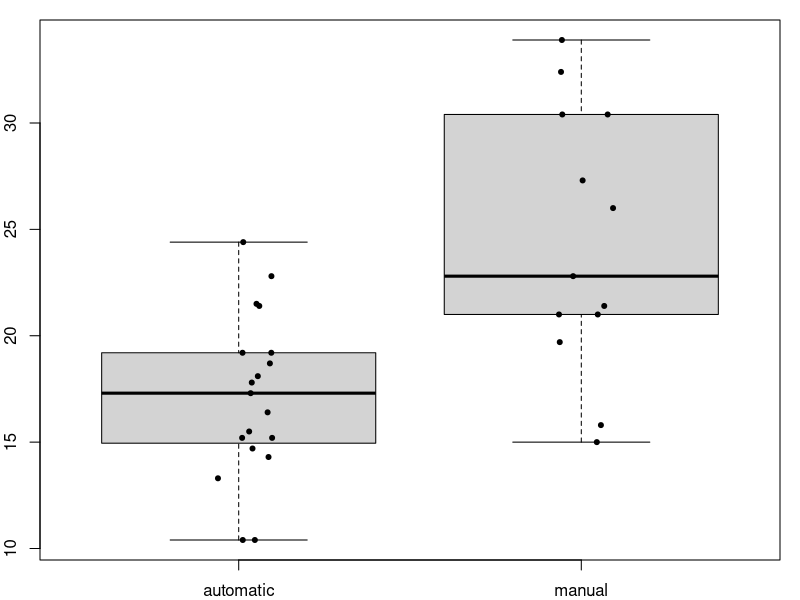
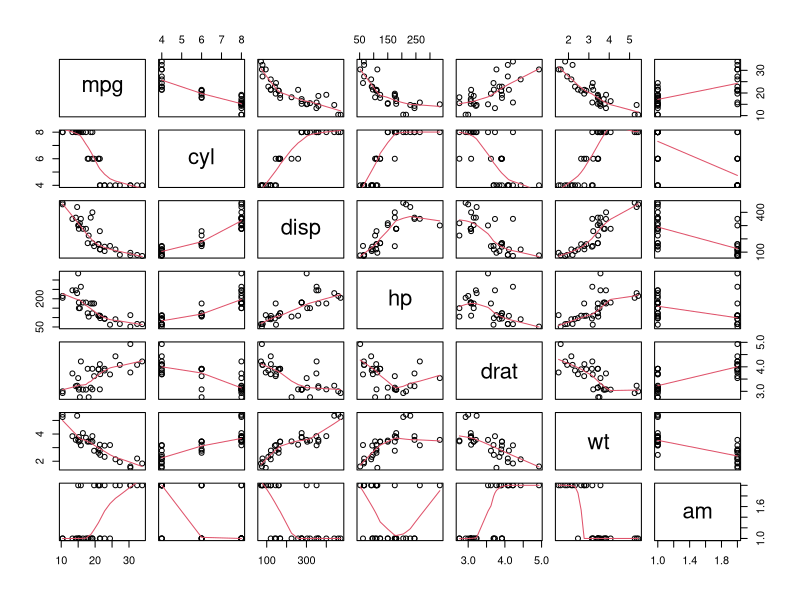
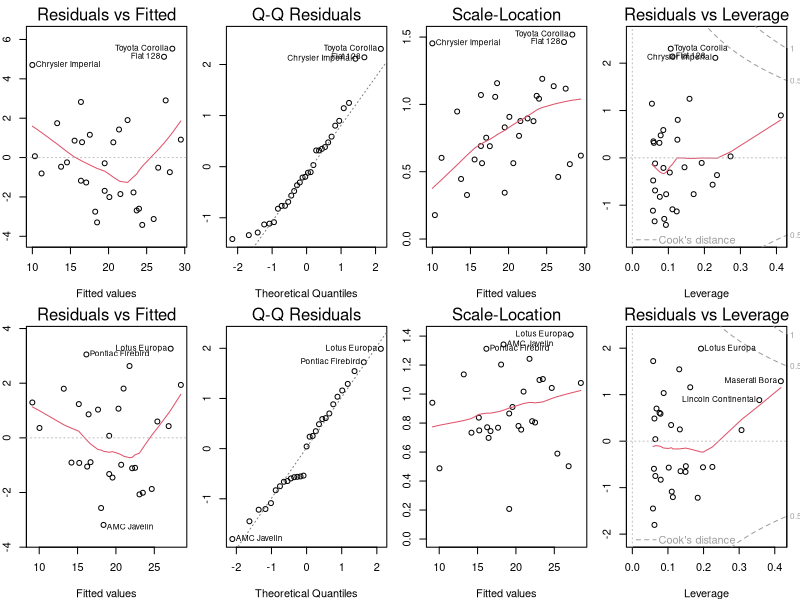
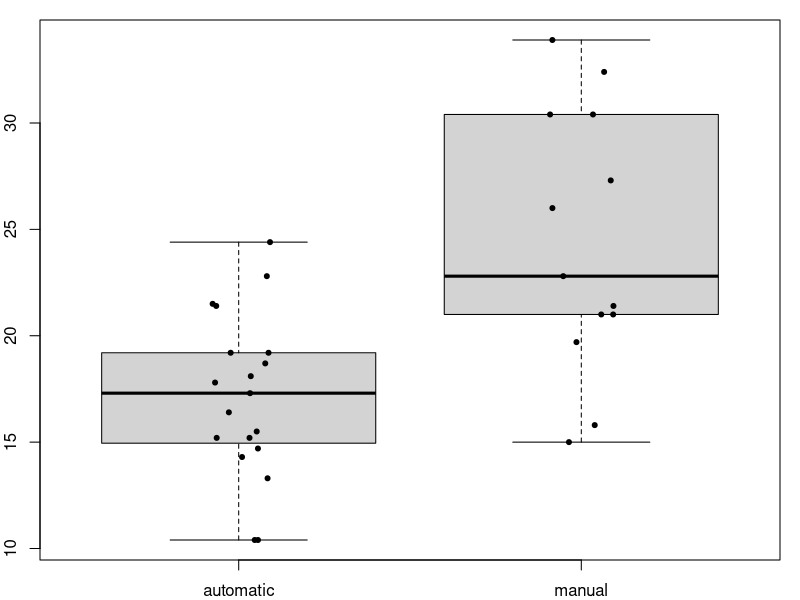
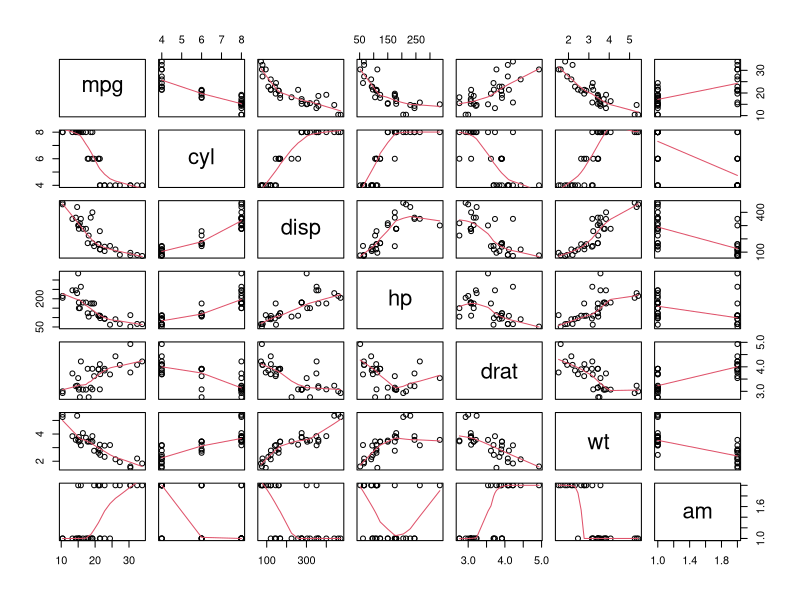
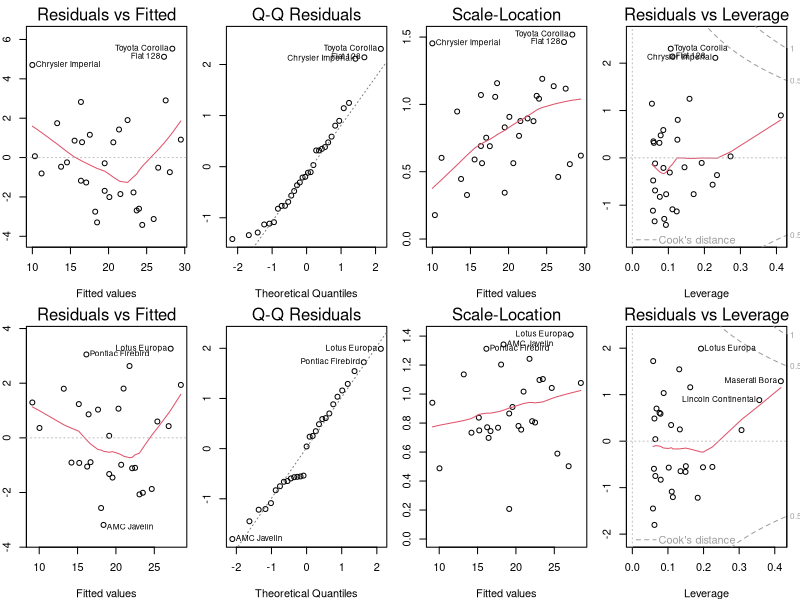

These figures' R source, in order:
## ---- chunk 1
knitr::opts_chunk$set(echo=FALSE, fig.align='center')

## ---- chunk 2
data(mtcars)
mtcars2 <- within(mtcars, {
    am <- factor(am, labels = c("automatic", "manual"))
    vs <- factor(vs, labels = c("Vengine", "Iengine"))
})

op <- par(mar = c(2,2,1,1))
boxplot(mpg ~ am, data = mtcars2)
stripchart(mpg ~ am, data = mtcars2, vertical = T, method = "jitter", pch = 20, add = T)
par(op)

fit1 <- lm(mpg ~ am, data = mtcars2)
coef1 <- summary(fit1)$coef
## ---- chunk 3
pairs(mtcars2[, c(1:6,9)], panel = panel.smooth)
## ---- chunk 4
fit2 <- lm(mpg ~ ., data = mtcars2)
sort(summary(fit2)$coef[, 4])
## ---- chunk 5
fit3 <- lm(mpg ~ disp + hp + drat + wt + am + gear, data = mtcars2)
coef3 <- summary(fit3)$coef
sort(coef3[, 4])
## ---- chunk 6
fit4 <- lm(mpg ~ hp + wt + am, data = mtcars2)
anova43 <- anova(fit4, fit3)
## ---- chunk 7
fit3 <- lm(mpg ~ disp + hp + drat + wt + am + gear, data = mtcars2)
fit4 <- lm(mpg ~ hp + wt + am, data = mtcars2)
anova(fit4, fit3)
## ---- chunk 8
outliers <- c("Chrysler Imperial", "Fiat 128", "Toyota Corolla")
mtcars3 <- mtcars2[!is.element(rownames(mtcars2), outliers), ]
fit5 <- lm(mpg ~ hp + wt + am, data = mtcars3)
op <- par(mfrow = c(2,4), mar = c(4,2,2,1))
plot(fit4)
plot(fit5)
par(op)
## ---- chunk 9
coef5 <- summary(fit5)$coef
coef5
CI <- coef5[4, 1] + c(-1, 1) * qt(0.975, df = fit5$df)
## ---- chunk 10
knitr::opts_chunk$set(echo=TRUE, fig.align='center')
## ---- chunk 11
data(mtcars)
mtcars2 <- within(mtcars, {
    am <- factor(am, labels = c("automatic", "manual"))
    vs <- factor(vs, labels = c("Vengine", "Iengine"))
})

op <- par(mar = c(2,2,1,1))
boxplot(mpg ~ am, data = mtcars2)
stripchart(mpg ~ am, data = mtcars2, vertical = T, method = "jitter", pch = 20, add = T)
par(op)
## ---- chunk 12
fit1 <- lm(mpg ~ am, data = mtcars2)
coef1 <- summary(fit1)$coef
coef1

pairs(mtcars2[, c(1:6,9)], panel = panel.smooth)

fit2 <- lm(mpg ~ ., data = mtcars2)
summary(fit2)$coef

fit3 <- lm(mpg ~ disp + hp + drat + wt + am + gear, data = mtcars2)
summary(fit3)$coef

fit4 <- lm(mpg ~ hp + wt + am, data = mtcars2)
anova(fit4, fit3)
## ---- chunk 13
outliers <- c("Chrysler Imperial", "Fiat 128", "Toyota Corolla")
mtcars3 <- mtcars2[!is.element(rownames(mtcars2), outliers), ]
fit5 <- lm(mpg ~ hp + wt + am, data = mtcars3)

op <- par(mfrow = c(2,4), mar = c(4,2,2,1))
plot(fit4)
plot(fit5)
par(op)
## ---- chunk 14
coef5 <- summary(fit5)$coef
coef5
CI <- coef5[4, 1] + c(-1, 1) * qt(0.975, df = fit5$df)
CI
